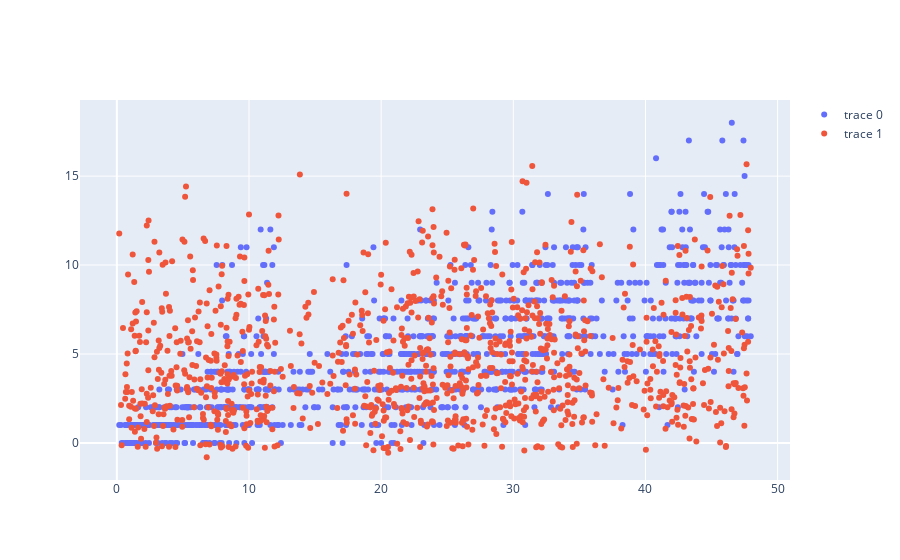

The cell this chart's notebook holds for it:
### Code cell
fig = go.Figure()
fig.add_trace(go.Scatter(x=X_valid['game_time'], y=y_valid,mode='markers'))
fig.add_trace(go.Scatter(x=X_valid['game_time'], y=y_predicted,mode='markers'))

fig.show()

### Figure 1 — Plotly figure (JSON) as saved in the notebook; plotly's stock layout.template omitted (floating-point values rounded to 4 significant figures; data arrays with more than 128 entries replaced by an {"elided": "..."} marker saying what was removed)
{"data": [{"mode": "markers", "type": "scatter", "x": {"elided": "1007 float values"}, "y": {"elided": "1007 int values"}}, {"mode": "markers", "type": "scatter", "x": {"elided": "1007 float values"}, "y": {"elided": "3477 float values"}}], "layout": {}}
